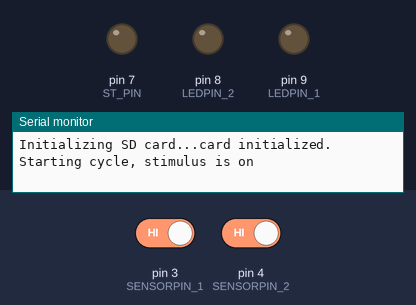
Bench run of a sketch on a simulated Arduino Uno, built with avr-gcc and run on an emulated ATmega328P. Parts: output pins drawn as LEDs (lit = HIGH), the last lines printed to the serial monitor. The inputs (shaded band) are chosen by the test bench; at power-on: pin 3 (SENSORPIN_1) HIGH, pin 4 (SENSORPIN_2) HIGH. Storage starts empty.

Above: at 1.2 s.
1.3 s: pin 3 (SENSORPIN_1) driven LOW
At 2.3 s:
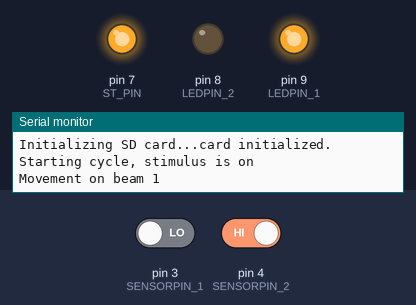
2.8 s: pin 4 (SENSORPIN_2) driven LOW
At 3.5 s:
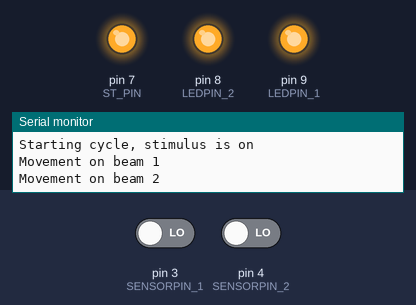
4.3 s: pin 3 (SENSORPIN_1) driven HIGH
At 4.6 s:
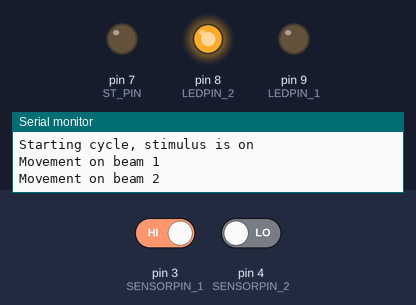
5.8 s: pin 4 (SENSORPIN_2) driven HIGH
At 7.0 s:
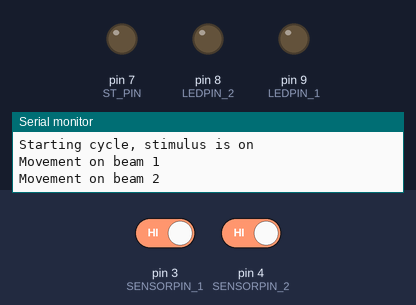
Timing chart, 0 to 8.3 s (numbered marks = the images above; inputs shaded):
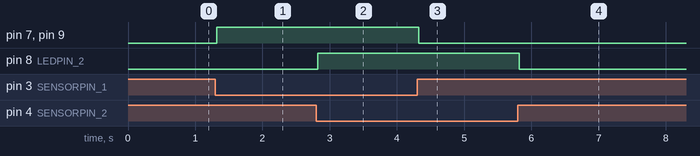

Measured:
- after the input at 1.3 s, pin 7 (ST_PIN), pin 9 (LEDPIN_1): LOW → HIGH at once
- after the input at 2.8 s, pin 8 (LEDPIN_2): LOW → HIGH at once
- after the input at 4.3 s, pin 7 (ST_PIN), pin 9 (LEDPIN_1): HIGH → LOW at once
- after the input at 5.8 s, pin 8 (LEDPIN_2): HIGH → LOW at once

The sketch:

cockroach_stimulus_box.ino
```cpp
/*
  Motion detector and light stimulus activity
  Designed for experiments with Blaberus discoidalis (False Death's Head cockroach)
  Written by James Crall (james.crall@wisc.edu) for ENto 375: Digital Ecology (S'23)
  Further materials available at: https://github.com/Crall-Lab/DigitalEcology
*/
#include "RTClib.h"
#include <SPI.h>
#include <SD.h>

const int chipSelect = 10;

RTC_PCF8523 rtc;

//Set up variables that will not change during the script (LED pins and sensors pins)
#define LEDPIN_1 9
#define LEDPIN_2 8
#define SENSORPIN_1 3
#define SENSORPIN_2 4

int LIGHT_PIN = 7;
//Pin 7 will be for actually turning on leds, this will switch to 6 as a dummy variable (nothing attached to 6)

#define ST_PIN 7 //Define a pin that the stimulus LEDs are actually connected to
#define DUMMY_PIN 6;

String stimulus_mode = "on";

int TRIGGER_PIN = SENSORPIN_1; // Set the stimulus light LEDs to trigger off of sensor pin 1

// variables that will change:
int sensorState_1 = 0, sensorState_2 = 0, lastState_1 = 0, lastState_2 = 0, s1_counter = 0, s2_counter = 0, s1_movement = 0, s2_movement = 0;

//Set timing
int time_int = 100; //Interval between loop steps
int max_recording_iters = 10 * 60 * 1; //currently set for 4 minute recording intervals (1 loop = 100 ms, so 10 loops = 1 sec, 10 loop * 60 sec * 4 mins)
int counter = 0; //Initialize a counter for recording cycle

void setup() {
  // initialize the LED pin as an output:
  pinMode(LEDPIN_1, OUTPUT);
  pinMode(LEDPIN_2, OUTPUT);
  pinMode(LIGHT_PIN, OUTPUT);

  // initialize the sensor pins as an input:
  pinMode(SENSORPIN_1, INPUT);
  digitalWrite(SENSORPIN_1, HIGH); // turn on the pullup

  // initialize the sensor pins as an input:
  pinMode(SENSORPIN_2, INPUT);
  digitalWrite(SENSORPIN_2, HIGH); // turn on the pullup

  Serial.begin(9600);

  //  Set up real-time clock
  if (! rtc.begin()) {
    Serial.println("Couldn't find RTC");
    Serial.flush();
    while (1) delay(10);
  }


  //Set up the SD card

  Serial.print("Initializing SD card...");

  // see if the card is present and can be initialized:
  if (!SD.begin(chipSelect)) {
    Serial.println("Card failed, or not present");
    // don't do anything more:
    while (1);
  }
  Serial.println("card initialized.");
}


void loop() {

  counter = 0; //For each loop round, reset the counter
  s1_counter = 0;
  s2_counter = 0;
  s1_movement = 0;
  s2_movement = 0;

  //Record mode - check whether the light pin is connected to the stimulus pin (meaning stimulus after being triggered), or not (in which case, stimulus is off)
  if (LIGHT_PIN == ST_PIN) {
    stimulus_mode = "on";
  } else {
    stimulus_mode = "off";
  }

  Serial.print("Starting cycle, stimulus is ");
  Serial.println(stimulus_mode);
  while (counter < max_recording_iters) {

    //Sensor 1

    // read the state of the pushbutton value:
    sensorState_1 = digitalRead(SENSORPIN_1);


    // check if the sensor beam is broken
    // if it is, the sensorState is LOW:
    if (sensorState_1 == LOW) {
      // turn LED on:
      digitalWrite(LEDPIN_1, HIGH);
      s1_counter += 1; //increment the s1 counter
      //If this is the trigger pin, also turn on the white LED
      if (TRIGGER_PIN == SENSORPIN_1) {
        digitalWrite(LIGHT_PIN, HIGH);
      }
    } else {
      // turn LED off:
      digitalWrite(LEDPIN_1, LOW);

      if (TRIGGER_PIN == SENSORPIN_1) {
        digitalWrite(LIGHT_PIN, LOW);
      }
    }

    //Check if movement is newly detected
    if (!sensorState_1 && lastState_1) {
      Serial.println("Movement on beam 1");
      s1_movement += 1; //Add one to the sensor 1 movement counter
    }
    lastState_1 = sensorState_1;


    //Sensor 2
    // read the state of the pushbutton value:
    sensorState_2 = digitalRead(SENSORPIN_2);

    // check if the sensor beam is broken
    // if it is, the sensorState is LOW:
    if (sensorState_2 == LOW) {
      // turn LED on:
      digitalWrite(LEDPIN_2, HIGH);
      s2_counter += 1; //increment the s2 counter

      //If this is the trigger pin, also turn on the white LED
      if (TRIGGER_PIN == SENSORPIN_2) {
        digitalWrite(LIGHT_PIN, HIGH);
      }
    } else {
      // turn LED off:
      digitalWrite(LEDPIN_2, LOW);

      if (TRIGGER_PIN == SENSORPIN_2) {
        digitalWrite(LIGHT_PIN, LOW);
      }
    }

    //Check if movement is newly detected
    if (!sensorState_2 && lastState_2) {
      Serial.println("Movement on beam 2");
      s2_movement += 1; //Add one to the sensor 2 movement counter
    }
    lastState_2 = sensorState_2;

    //Delay until next loop round
    delay(time_int);
    counter += 1;

  }

  //Open file and log data
  File dataFile = SD.open("ActLgr.csv", FILE_WRITE); //NB you can change the filename, but must be shorter than 8 characters total

  //Get and print timestamp
  if (dataFile) {
    DateTime now = rtc.now();
    dataFile.print(now.year(), DEC);
    dataFile.print('-');
    dataFile.print(now.month(), DEC);
    dataFile.print('-');
    dataFile.print(now.day(), DEC);
    dataFile.print("_");
    dataFile.print(now.hour(), DEC);
    dataFile.print(':');
    dataFile.print(now.minute(), DEC);
    dataFile.print(':');
    dataFile.print(now.second(), DEC);
    dataFile.print(',');
    dataFile.print(s1_counter);
    dataFile.print(',');
    dataFile.print(s2_counter);
    dataFile.print(',');
    dataFile.print(s1_movement);
    dataFile.print(',');
    dataFile.print(s2_movement);
    dataFile.print(',');
    dataFile.print(stimulus_mode);
    dataFile.println(""); //End the line in the csv file
    dataFile.close(); //Close out the file
    Serial.println("Data written to SD card");
  } else {
    Serial.println("error opening logging file");
  }

  Serial.println("Finished recording cycle, data recorded");

  //Turn stimulus LED off if it was on
  digitalWrite(ST_PIN, LOW);

  //Alternate between stimulus being on and off
  if (LIGHT_PIN == ST_PIN) {
    LIGHT_PIN = DUMMY_PIN;
  } else {
    LIGHT_PIN = ST_PIN;
  }

}
```
